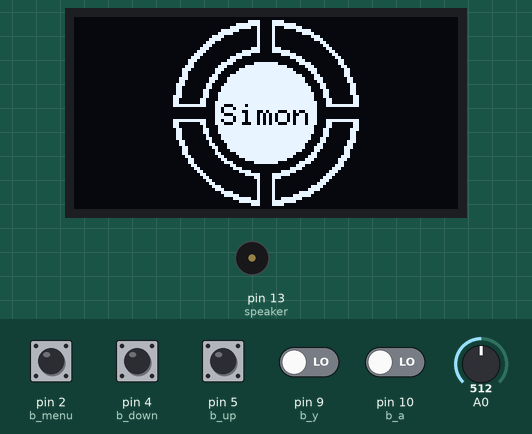
The sketch below on a simulated Arduino Uno, built with avr-gcc and run on an emulated ATmega328P. Shown: 128×64 one-colour display, buzzer (waves = sounding). The test bench sets the inputs (shaded band); at power-on: pin 2 (b_menu), pin 4 (b_down), pin 5 (b_up), pin 9 (b_y), pin 10 (b_a) LOW, A0 = 512. Random numbers use the default seed unless the sketch sets one.

Above: at 2.0 s.
2.1 s: pin 4 (b_down) pulled HIGH for 0.45 s
At 5.0 s:
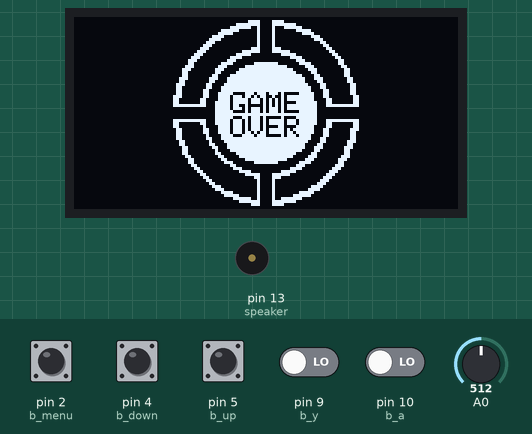
5.5 s: pin 2 (b_menu) pulled HIGH for 0.45 s
At 7.2 s:
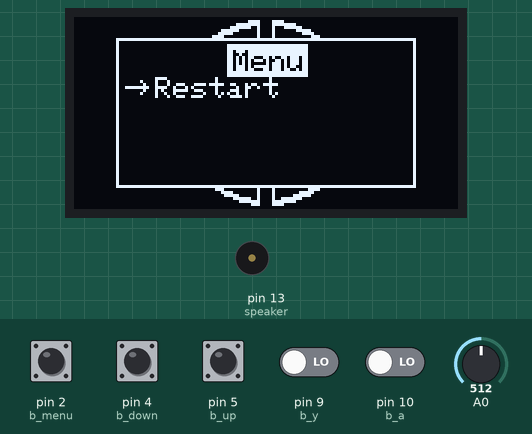
7.9 s: pin 10 (b_a) driven HIGH
At 9.5 s:
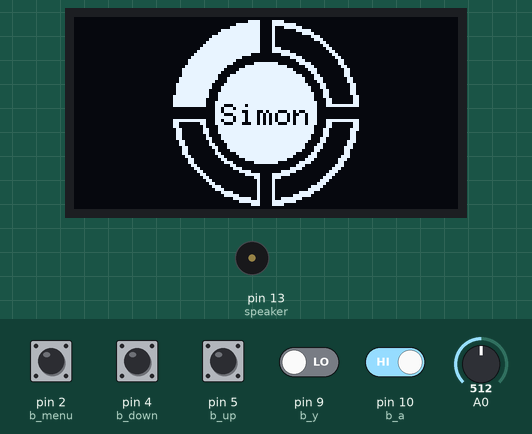
10.9 s: pin 2 (b_menu) pulled HIGH for 1 s
At 12.88 s:
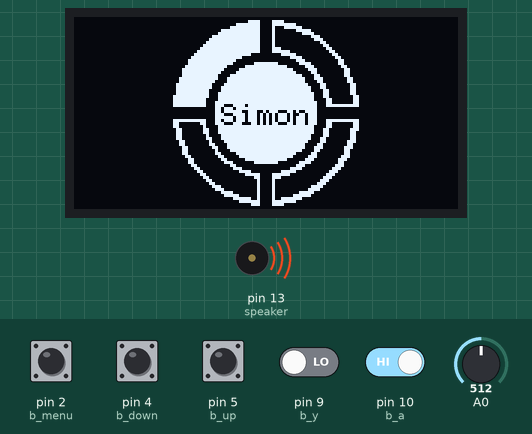
14.2 s: pin 2 (b_menu) driven HIGH and pin 9 (b_y) driven HIGH
At 16.27 s:
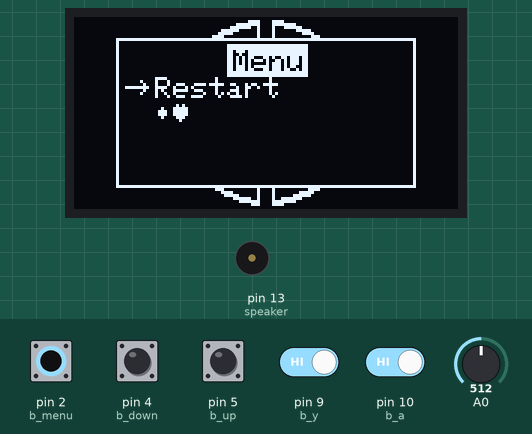
17.2 s: pin 2 (b_menu) driven LOW
At 20.9 s:
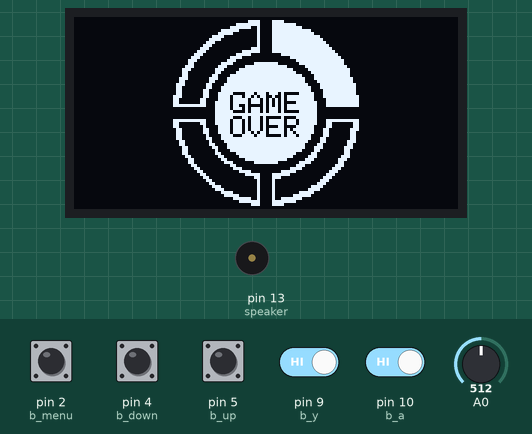
Timing chart, 0 to 21.9 s (numbered marks = the images above; inputs shaded):
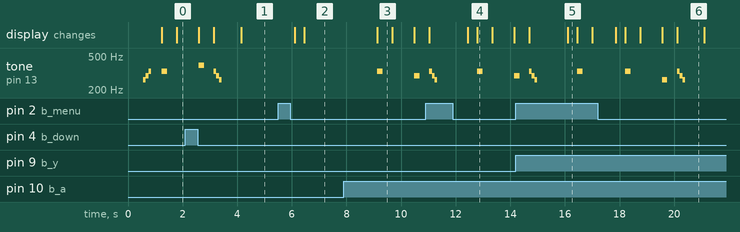

The sketch:

Simon.ino
```cpp
#include "buttons.h"
#include "display.h"
#include "speaker.h"
#include "utils.h"

#include "simon.h"

void setup() {
  //Serial.begin(9600);
  //Serial.println();

  if(!display.begin(SSD1306_SWITCHCAPVCC, SCREEN_ADDRESS)) {
    Serial.println(F("SSD1306 allocation failed"));
    for(;;);
  }

  display.clearDisplay();

  // Logo Bit-Boy
  display.drawRoundRect(33, 4, 59, 53, 3, SSD1306_WHITE);
  display.setTextSize(3);
  display.setTextColor(SSD1306_WHITE);
  display.setCursor(37, 8);
  display.println(F("BIT"));
  display.setCursor(37, 32);
  display.println(F("BOY"));
  display.display();
  delay(500);

  buttons.init();
  speaker.init();

  display.display();
}

void loop() {
  display.clearDisplay();

  simon.game();

  display.display();
}
```

buttons.cpp
```cpp
#include "buttons.h"
#include "display.h"
#include "speaker.h"

Buttons buttons;

void Buttons::init() {
  pinMode(b_menu , INPUT);
  pinMode(b_R1   , INPUT);
  pinMode(b_L1   , INPUT);
  pinMode(b_up   , INPUT);
  pinMode(b_right, INPUT);
  pinMode(b_down , INPUT);
  pinMode(b_left , INPUT);
  pinMode(b_a    , INPUT);
  pinMode(b_b    , INPUT);
  pinMode(b_x    , INPUT);
  pinMode(b_y    , INPUT);
}
```

buttons.h
```cpp
#ifndef BUTTONS_H
#define BUTTONS_H

#include <Arduino.h>

class Buttons
{
  public:
    void init();

    const int8_t b_menu  = 2;
    const int8_t b_R1    = 12;
    const int8_t b_L1    = 6;
    const int8_t b_up    = 5;
    const int8_t b_right = 3;
    const int8_t b_down  = 4;
    const int8_t b_left  = 7;
    const int8_t b_a     = 10;
    const int8_t b_b     = 11;
    const int8_t b_x     = 8;
    const int8_t b_y     = 9;

    bool b_state_menu  = false;
    bool b_state_R1    = false;
    bool b_state_L1    = false;
    bool b_state_up    = false;
    bool b_state_right = false;
    bool b_state_down  = false;
    bool b_state_left  = false;
    bool b_state_y     = false;
    bool b_state_b     = false;
    bool b_state_a     = false;
    bool b_state_x     = false;
};

extern Buttons buttons;

#endif
```

display.cpp
```cpp
#include "display.h"

Adafruit_SSD1306 display(SCREEN_WIDTH, SCREEN_HEIGHT, &Wire, OLED_RESET);
```

display.h
```cpp
#ifndef DISPLAY_H
#define DISPLAY_H

#include <SPI.h>
#include <Wire.h>
#include <Adafruit_GFX.h>
#include <Adafruit_SSD1306.h>

#define SCREEN_WIDTH 128
#define SCREEN_HEIGHT 64

#define OLED_RESET     -1
#define SCREEN_ADDRESS 0x3C

extern Adafruit_SSD1306 display;

#endif
```

simon.cpp
```cpp
#include "simon.h"
#include "buttons.h"
#include "display.h"
#include "speaker.h"
#include "sounds.h"
#include "utils.h"

Simon simon;

const char *simon_menu_list[] = {"Restart"};

int8_t Simon::new_random_number() {
  randomSeed(analogRead(A0));
  return random(0, 4);
}

void Simon::draw_buttons(int8_t *numb) {
  // Laterais dos botoes
  display.drawRect(32,  0, 30, 30, SSD1306_WHITE);
  display.drawRect(66,  0, 30, 30, SSD1306_WHITE);
  display.drawRect(32, 34, 30, 30, SSD1306_WHITE);
  display.drawRect(66, 34, 30, 30, SSD1306_WHITE);

  // Botao em destaque
  if (numb == 0) {
    display.fillRect(32,  0, 30, 30, SSD1306_WHITE);
  } else if (numb == 1) {
    display.fillRect(66,  0, 30, 30, SSD1306_WHITE);
  } else if (numb == 2) {
    display.fillRect(32, 34, 30, 30, SSD1306_WHITE);
  } else if (numb == 3) {
    display.fillRect(66, 34, 30, 30, SSD1306_WHITE);
  }

  // Apagando quadrados
  for (int8_t i = 0; i < 20; i++) {
    display.drawCircle(63, 31, 30 + i, SSD1306_BLACK);
    display.drawCircle(64, 31, 30 + i, SSD1306_BLACK);
    display.drawCircle(64, 32, 30 + i, SSD1306_BLACK);
    display.drawCircle(64, 32, 30 + i, SSD1306_BLACK);
  }

  // Anel de fora
  display.drawCircle(63, 31, 30, SSD1306_WHITE);
  display.drawCircle(64, 31, 30, SSD1306_WHITE);
  display.drawCircle(64, 32, 30, SSD1306_WHITE);
  display.drawCircle(64, 32, 30, SSD1306_WHITE);

  // Anel de dentro
  display.drawCircle(63, 31, 20, SSD1306_WHITE);
  display.drawCircle(64, 31, 20, SSD1306_WHITE);
  display.drawCircle(64, 32, 20, SSD1306_WHITE);
  display.drawCircle(64, 32, 20, SSD1306_WHITE);
  display.drawCircle(63, 31, 21, SSD1306_WHITE);
  display.drawCircle(64, 31, 21, SSD1306_WHITE);
  display.drawCircle(64, 32, 21, SSD1306_WHITE);
  display.drawCircle(64, 32, 21, SSD1306_WHITE);

  // Separação dos botoes
  display.fillRect(62, 0, 4, 64, SSD1306_BLACK);
  display.fillRect(0, 30, 128, 4, SSD1306_BLACK);

  // Centro
  display.fillCircle(63, 31, 19, SSD1306_BLACK);
  display.fillCircle(64, 31, 19, SSD1306_BLACK);
  display.fillCircle(63, 32, 19, SSD1306_BLACK);
  display.fillCircle(64, 32, 19, SSD1306_BLACK);
  display.fillCircle(63, 31, 16, SSD1306_WHITE);
  display.fillCircle(64, 31, 16, SSD1306_WHITE);
  display.fillCircle(63, 32, 16, SSD1306_WHITE);
  display.fillCircle(64, 32, 16, SSD1306_WHITE);

  if (!game_over) {
    display.setTextSize(1);
    display.setTextColor(SSD1306_BLACK);
    display.setCursor(49, 29);
    display.println(F("Simon"));
  } else {
    display.setTextSize(1);
    display.setTextColor(SSD1306_BLACK);
    display.setCursor(52, 25);
    display.println(F("GAME"));
    display.setCursor(52, 33);
    display.println(F("OVER"));
  }
}

bool Simon::check_sequence() {
  if (sequence[player_sequence_step] == player_choice) {
      player_sequence_step += 1;
    if (player_sequence_step == sequence_step) {
      player_sequence_step = 0;
      in_play = true;
      delay(350);
    }
    return true;
  }
  return false;
}

void Simon::button_click(int8_t *choice) {
  display.clearDisplay();
  draw_buttons(choice);
  display.display();
}

void Simon::restart_game() {
  in_play = true;
  game_over = false;
  sequence_step = 0;
  player_sequence_step = 0;
  player_choice = 0;
  game_menu = false;
}

void Simon::game() {
  buttons.b_state_up   = digitalRead(buttons.b_up);
  buttons.b_state_down = digitalRead(buttons.b_down);
  buttons.b_state_menu = digitalRead(buttons.b_menu);
  buttons.b_state_a    = digitalRead(buttons.b_a);
  buttons.b_state_y    = digitalRead(buttons.b_y);

  if (!game_over) {
    if (in_play) {
      sequence[sequence_step] = new_random_number();
      for (int8_t i = 0; i < sequence_step + 1; i++) {
        button_click(sequence[i]);
        if (sequence[i] == 0) {
        speaker.play_note(NOTE_E4, 200);
        } else if (sequence[i] == 1) {
          display.fillRect(66,  0, 30, 30, SSD1306_WHITE);
          speaker.play_note(NOTE_C4, 200);
        } else if (sequence[i] == 2) {
          display.fillRect(32, 34, 30, 30, SSD1306_WHITE);
          speaker.play_note(NOTE_G4, 200);
        } else if (sequence[i] == 3) {
          speaker.play_note(NOTE_D4, 200);
        }
        button_click(4);
        delay(100);
      }
      in_play = false;
      sequence_step += 1;
    } else {
      if (!game_menu) {
        if (buttons.b_state_up == HIGH) {
          player_choice = 0;
          button_click(player_choice);
          speaker.play_note(NOTE_E4, 200);
          if (!check_sequence()) {
            game_over = true;
          }
        } else if (buttons.b_state_y == HIGH) {
          player_choice = 1;
          button_click(player_choice);
          speaker.play_note(NOTE_C4, 200);
          if (!check_sequence()) {
            game_over = true;
          }
        } else if (buttons.b_state_down == HIGH) {
          player_choice = 2;
          button_click(player_choice);
          speaker.play_note(NOTE_G4, 200);
          if (!check_sequence()) {
            game_over = true;
          }
        } else if (buttons.b_state_a == HIGH) {
          player_choice = 3;
          button_click(player_choice);
          speaker.play_note(NOTE_D4, 200);
          if (!check_sequence()) {
            game_over = true;
          }
        }
      }
    }

    if (game_over) {
      button_click(player_choice);
      speaker.play_note(NOTE_E4, 100);
      speaker.play_note(NOTE_D4, 100);
      speaker.play_note(NOTE_C4, 100);
    }

  }

  draw_buttons(4);

  // Menu Button
  if (buttons.b_state_menu == HIGH) {
    if (!game_menu) {
      game_menu = true;
    } else {
      game_menu = false;
      utils.popup_menu_index = 0;
    }
    delay(200);
  }

  // Game Menu
  if (game_menu) {
    if (buttons.b_state_up == HIGH) {
      if (utils.popup_menu_index > 0) {
        utils.popup_menu_index -= 1;
      }
    } else if (buttons.b_state_down == HIGH) {
      if (utils.popup_menu_index < 1) {
        utils.popup_menu_index += 1;
      }
    } else if (buttons.b_state_a == HIGH) {
      if (utils.popup_menu_index == 0) {
        restart_game();
        utils.popup_menu_index = 0;
        game_menu = false;
        delay(200);
      }
    }
    utils.draw_popup_menu("Menu", simon_menu_list);
  }
}
```

simon.h
```cpp
#ifndef SIMON_H
#define SIMON_H

#include <Arduino.h>

#define MAX_SEQUENCE 32

class Simon
{
  private:
    int8_t new_random_number();
    void draw_buttons(int8_t *numb);
    bool check_sequence();
    void button_click(int8_t *choice);
    void restart_game();

    bool in_play = true;
    bool game_over = false;
    int8_t sequence[32];
    int8_t sequence_step = 0;
    int8_t player_sequence_step = 0;
    int8_t player_choice = 0;

    bool game_menu = false;

  public:
    void game();
};

extern Simon simon;

#endif
```

sounds.h
```cpp
#define NOTE_B0  31   // |________
#define NOTE_C1  33   // |________
#define NOTE_CS1 35   // |____####
#define NOTE_D1  37   // |________
#define NOTE_DS1 39   // |____####
#define NOTE_E1  41   // |________
#define NOTE_F1  44   // |________
#define NOTE_FS1 46   // |____####
#define NOTE_G1  49   // |________
#define NOTE_GS1 52   // |____####
#define NOTE_A1  55   // |________
#define NOTE_AS1 58   // |____####
#define NOTE_B1  62   // |________
#define NOTE_C2  65   // |________
#define NOTE_CS2 69   // |____####
#define NOTE_D2  73   // |________
#define NOTE_DS2 78   // |____####
#define NOTE_E2  82   // |________
#define NOTE_F2  87   // |________
#define NOTE_FS2 93   // |____####
#define NOTE_G2  98   // |________
#define NOTE_GS2 104  // |____####
#define NOTE_A2  110  // |________
#define NOTE_AS2 117  // |____####
#define NOTE_B2  123  // |________
#define NOTE_C3  131  // |________
#define NOTE_CS3 139  // |____####
#define NOTE_D3  147  // |________
#define NOTE_DS3 156  // |____####
#define NOTE_E3  165  // |________
#define NOTE_F3  175  // |________
#define NOTE_FS3 185  // |____####
#define NOTE_G3  196  // |________
#define NOTE_GS3 208  // |____####
#define NOTE_A3  220  // |________
#define NOTE_AS3 233  // |____####
#define NOTE_B3  247  // |________
#define NOTE_C4  262  // |________ <--
#define NOTE_CS4 277  // |____####
#define NOTE_D4  294  // |________
#define NOTE_DS4 311  // |____####
#define NOTE_E4  330  // |________
#define NOTE_F4  349  // |________
#define NOTE_FS4 370  // |____####
#define NOTE_G4  392  // |________
#define NOTE_GS4 415  // |____####
#define NOTE_A4  440  // |________
#define NOTE_AS4 466  // |____####
#define NOTE_B4  494  // |________
#define NOTE_C5  523  // |________
#define NOTE_CS5 554  // |____####
#define NOTE_D5  587  // |________
#define NOTE_DS5 622  // |____####
#define NOTE_E5  659  // |________
#define NOTE_F5  698  // |________
#define NOTE_FS5 740  // |____####
#define NOTE_G5  784  // |________
#define NOTE_GS5 831  // |____####
#define NOTE_A5  880  // |________
#define NOTE_AS5 932  // |____####
#define NOTE_B5  988  // |________
#define NOTE_C6  1047 // |________
#define NOTE_CS6 1109 // |____####
#define NOTE_D6  1175 // |________
#define NOTE_DS6 1245 // |____####
#define NOTE_E6  1319 // |________
#define NOTE_F6  1397 // |________
#define NOTE_FS6 1480 // |____####
#define NOTE_G6  1568 // |________
#define NOTE_GS6 1661 // |____####
#define NOTE_A6  1760 // |________
#define NOTE_AS6 1865 // |____####
#define NOTE_B6  1976 // |________
#define NOTE_C7  2093 // |________
#define NOTE_CS7 2217 // |____####
#define NOTE_D7  2349 // |________
#define NOTE_DS7 2489 // |____####
#define NOTE_E7  2637 // |________
#define NOTE_F7  2794 // |________
#define NOTE_FS7 2960 // |____####
#define NOTE_G7  3136 // |________
#define NOTE_GS7 3322 // |____####
#define NOTE_A7  3520 // |________
#define NOTE_AS7 3729 // |____####
#define NOTE_B7  3951 // |________
#define NOTE_C8  4186 // |________
#define NOTE_CS8 4435 // |____####
#define NOTE_D8  4699 // |________
#define NOTE_DS8 4978 // |____####
```

speaker.cpp
```cpp
#include "speaker.h"
#include "sounds.h"

Speaker speaker;

void Speaker::init() {
  pinMode(speaker, OUTPUT);
  action_sound();
}

void Speaker::action_sound() {
  tone(speaker, NOTE_C4,  100);
  delay(100);
  tone(speaker, NOTE_D4,  100);
  delay(100);
  tone(speaker, NOTE_E4,  100);
  delay(100);
}

void Speaker::play_note(int note, int time) {
  tone(speaker, note,  time);
  delay(time);
}
```

speaker.h
```cpp
#ifndef SPEAKER_H
#define SPEAKER_H

#include <Arduino.h>

class Speaker
{
  private:
    const int8_t speaker = 13;
  public:

    void init();
    void action_sound();
    void play_note(int note, int time);
};

extern Speaker speaker;

#endif
```

utils.cpp
```cpp
#include "utils.h"
#include "buttons.h"
#include "display.h"
#include "speaker.h"
#include "sounds.h"

#include <EEPROM.h>

Utils utils;

void Utils::update_eeprom_beep(bool estado) {
  EEPROM.update(EEPROM_ADDR_BEEP, estado);
}

bool Utils::read_eeprom_beep() {
  return EEPROM.read(EEPROM_ADDR_BEEP);
}

void Utils::draw_popup_menu(const char *menu_title, const char *options_list[]) {
  // Menu box
  display.fillRect(14, 7, 100, 50, SSD1306_BLACK);
  display.drawRect(14, 7, 100, 50, SSD1306_WHITE);

  // Menu title
  int8_t menu_title_length = count_characters(menu_title);
  menu_title_length = (menu_title_length * 5) + (menu_title_length - 1);
  display.fillRect(64 - (menu_title_length / 2) - 2, 9, menu_title_length + 4, 11, SSD1306_WHITE);
  display.setTextSize(1);
  display.setTextColor(SSD1306_BLACK);
  display.setCursor(64 - (menu_title_length / 2), 11);
  display.println(menu_title);

  // Options
  char buffer[4];
  display.setTextColor(SSD1306_WHITE);
  for (int8_t i = 0; i < 2; ++i) {
    display.setCursor(27, 20 + (8 * i));
    display.println(options_list[i]);
  }

  // Option selection arrow
  display.drawLine(17, 23 + (8 * popup_menu_index), 24, 23 + (8 * popup_menu_index), SSD1306_WHITE);
  display.drawLine(22, 21 + (8 * popup_menu_index), 24, 23 + (8 * popup_menu_index), SSD1306_WHITE);
  display.drawLine(22, 25 + (8 * popup_menu_index), 24, 23 + (8 * popup_menu_index), SSD1306_WHITE);
}

int8_t Utils::count_characters(const char *texto) {
    int count = 0;
    while (texto[count] != '\0') {
        count++;
    }
    return count;
}
```

utils.h
```cpp
#ifndef UTILS_H
#define UTILS_H

#include <Arduino.h>

#define EEPROM_ADDR_BEEP 0

class Utils
{
  private:
    int8_t count_characters(const char *texto);
  public:
    void update_eeprom_beep(bool estado);
    bool read_eeprom_beep();
    void draw_popup_menu(const char *menu_title, const char *options_list[]);

    int8_t popup_menu_index = 0;
};

extern Utils utils;

#endif
```

Measured:
- after the input at 2.1 s, tone on pin 13 (speaker): plays 392 Hz for 0.20 s, 330 Hz for 0.10 s, 294 Hz for 0.10 s, 262 Hz for 0.10 s, starting after 0.49 s; the display: first changes after 0.49 s (image 1 shows a later state)
- after the input at 5.5 s, the display: first changes after 0.60 s (image 2 shows a later state)
- after the input at 7.9 s, tone on pin 13 (speaker): silent → 330 Hz after 1.2 s, → silent 0.20 s later, → 294 Hz 1.2 s later, → silent 0.20 s later; the display: changes after 1.2 s (image 3)
- by itself, tone on pin 13 (speaker): plays 262 Hz for 0.10 s, 294 Hz for 0.10 s, 330 Hz for 0.10 s, 330 Hz for 0.20 s
- what the display in image 3 shows lasts 0.6 s, from 9.1 s to 9.7 s
- what the display in image 6 shows lasts 1.0 s, from 20.1 s to 21.1 s
